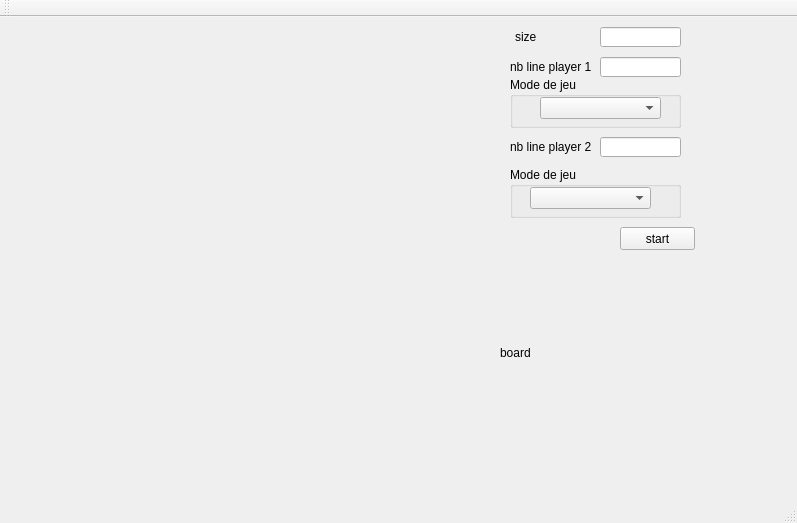
<?xml version="1.0" encoding="UTF-8"?>
<ui version="4.0">
 <class>MainWindow</class>
 <widget class="QMainWindow" name="MainWindow">
  <property name="geometry">
   <rect>
    <x>0</x>
    <y>0</y>
    <width>797</width>
    <height>523</height>
   </rect>
  </property>
  <property name="windowTitle">
   <string>Jeu de dames</string>
  </property>
  <widget class="QWidget" name="centralWidget">
   <widget class="QPushButton" name="start">
    <property name="geometry">
     <rect>
      <x>620</x>
      <y>210</y>
      <width>75</width>
      <height>23</height>
     </rect>
    </property>
    <property name="text">
     <string>start</string>
    </property>
   </widget>
   <widget class="QLineEdit" name="size_tb">
    <property name="geometry">
     <rect>
      <x>600</x>
      <y>10</y>
      <width>81</width>
      <height>20</height>
     </rect>
    </property>
   </widget>
   <widget class="QLineEdit" name="nbLineP1_tb">
    <property name="geometry">
     <rect>
      <x>600</x>
      <y>40</y>
      <width>81</width>
      <height>20</height>
     </rect>
    </property>
   </widget>
   <widget class="QLineEdit" name="nbLineP2_tb">
    <property name="geometry">
     <rect>
      <x>600</x>
      <y>120</y>
      <width>81</width>
      <height>20</height>
     </rect>
    </property>
   </widget>
   <widget class="QLabel" name="size_l">
    <property name="geometry">
     <rect>
      <x>515</x>
      <y>10</y>
      <width>51</width>
      <height>20</height>
     </rect>
    </property>
    <property name="text">
     <string>size</string>
    </property>
   </widget>
   <widget class="QLabel" name="nbLineP1_l">
    <property name="geometry">
     <rect>
      <x>510</x>
      <y>40</y>
      <width>81</width>
      <height>20</height>
     </rect>
    </property>
    <property name="text">
     <string>nb line player 1</string>
    </property>
   </widget>
   <widget class="QLabel" name="nbLineP2_l">
    <property name="geometry">
     <rect>
      <x>510</x>
      <y>120</y>
      <width>81</width>
      <height>20</height>
     </rect>
    </property>
    <property name="text">
     <string>nb line player 2</string>
    </property>
   </widget>
   <widget class="QLabel" name="board_l">
    <property name="geometry">
     <rect>
      <x>500</x>
      <y>250</y>
      <width>291</width>
      <height>171</height>
     </rect>
    </property>
    <property name="text">
     <string>board</string>
    </property>
   </widget>
   <widget class="QWidget" name="gridLayoutWidget">
    <property name="geometry">
     <rect>
      <x>10</x>
      <y>10</y>
      <width>471</width>
      <height>421</height>
     </rect>
    </property>
    <layout class="QGridLayout" name="board_gl">
     <property name="spacing">
      <number>0</number>
     </property>
    </layout>
   </widget>
   <widget class="QGroupBox" name="modeP1_gr">
    <property name="geometry">
     <rect>
      <x>510</x>
      <y>60</y>
      <width>171</width>
      <height>51</height>
     </rect>
    </property>
    <property name="title">
     <string>Mode de jeu</string>
    </property>
    <widget class="QComboBox" name="modeP1_IA">
     <property name="geometry">
      <rect>
       <x>30</x>
       <y>20</y>
       <width>121</width>
       <height>22</height>
      </rect>
     </property>
    </widget>
   </widget>
   <widget class="QGroupBox" name="modeP2_gr">
    <property name="geometry">
     <rect>
      <x>510</x>
      <y>150</y>
      <width>171</width>
      <height>51</height>
     </rect>
    </property>
    <property name="title">
     <string>Mode de jeu</string>
    </property>
    <widget class="QComboBox" name="modeP2_IA">
     <property name="geometry">
      <rect>
       <x>20</x>
       <y>20</y>
       <width>121</width>
       <height>22</height>
      </rect>
     </property>
    </widget>
   </widget>
  </widget>
  <widget class="QMenuBar" name="menuBar">
   <property name="geometry">
    <rect>
     <x>0</x>
     <y>0</y>
     <width>797</width>
     <height>21</height>
    </rect>
   </property>
  </widget>
  <widget class="QToolBar" name="mainToolBar">
   <attribute name="toolBarArea">
    <enum>TopToolBarArea</enum>
   </attribute>
   <attribute name="toolBarBreak">
    <bool>false</bool>
   </attribute>
  </widget>
  <widget class="QStatusBar" name="statusBar"/>
 </widget>
 <layoutdefault spacing="6" margin="11"/>
 <resources/>
 <connections/>
</ui>
